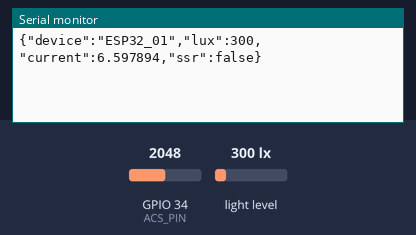
Recording of a sketch running on a simulated ESP32. Shown: the last lines printed to the serial monitor. Inputs (shaded band) come from the test bench; at power-on: light level 300 lx, GPIO 34 (ACS_PIN) = 2048 (analog values on the 0–4095 scale).

Above: at 1.7 s.
1.8 s: light level set to 40 lx
At 2.5 s:
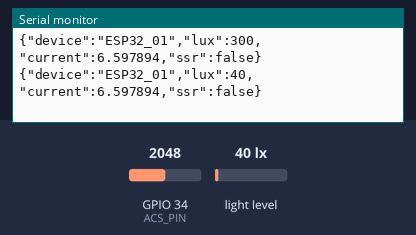
3.3 s: GPIO 34 (ACS_PIN) set to 2866
At 4.6 s:
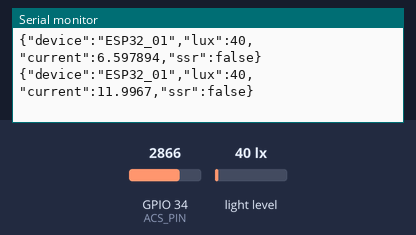
4.8 s: light level set to 500 lx
At 5.9 s:
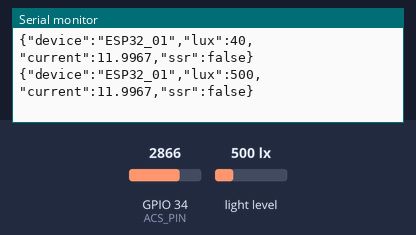
6.3 s: GPIO 34 (ACS_PIN) set to 3603
At 7.5 s:
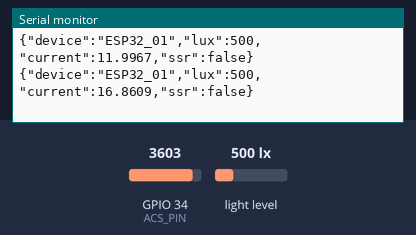
Timing chart, 0 to 8.8 s (numbered marks = the images above; inputs shaded):
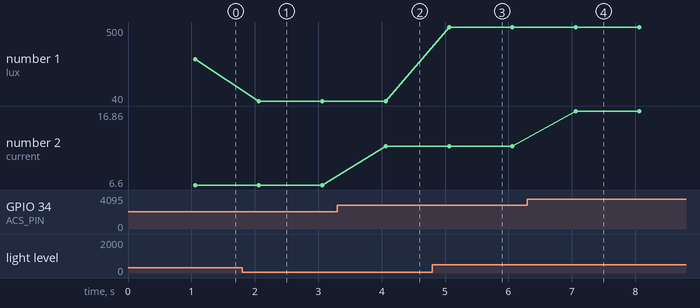

The sketch:

streetlight_esp32.ino
```cpp
/*
  Street Light Monitoring System - ESP32 firmware
  --------------------------------------------------
  Sensors : BH1750 (I2C lux meter), ACS712 5A (analog current sensor)
  Actuator: SSR (solid state relay) controlling the street light supply

  DATA OUT (Serial, 115200 baud, once per second):
    {"device":"ESP32_01","lux":520.4,"current":0.31,"ssr":true}

  COMMANDS IN (Serial, one JSON object per line):
    {"cmd":"ssr","state":true}     -> turn street light ON
    {"cmd":"ssr","state":false}    -> turn street light OFF

  Library required: ArduinoJson (by Benoit Blanchon) - install via
  Arduino IDE Library Manager or PlatformIO.
*/

#include <Wire.h>
#include <BH1750.h>
#include <ArduinoJson.h>

// ---------- Pin configuration ----------
const int ACS_PIN = 34;      // ACS712 analog output (ADC1 channel, input-only pin)
const int SSR_PIN = 27;      // Digital pin driving the SSR gate/opto input
const int SDA_PIN = 21;
const int SCL_PIN = 22;

// ---------- Device identity ----------
const char *DEVICE_ID = "ESP32_01";

// ---------- ACS712 calibration ----------
// 5A module sensitivity is ~185 mV per amp.
// ACS_ZERO_VOLTAGE is the sensor's OUTPUT voltage, AT THE ESP32 PIN, with
// NO current flowing. Measure this yourself with the lamp off (SSR off)
// right after power-up and update the constant below - do not assume 1.65V.
// If you use a voltage divider to bring the ACS712's 0-5V swing into the
// ESP32's 0-3.3V ADC range, DIVIDER_RATIO = R2 / (R1 + R2) of that divider.
// With no divider (only safe if your ACS712 board itself outputs 0-3.3V),
// leave DIVIDER_RATIO at 1.0.
const float ACS_SENSITIVITY_V_PER_A = 0.185;
const float ACS_ZERO_VOLTAGE        = 1.28;   // TODO: calibrate with no load
const float DIVIDER_RATIO           = 0.66;   // TODO: set to your divider's ratio
const int   ADC_SAMPLES             = 100;    // averaged per reading, matches original sketch

BH1750 lightmeter;
bool ssrState = false;
unsigned long lastSend = 0;
const unsigned long SEND_INTERVAL_MS = 1000;

StaticJsonDocument<128> outDoc;
StaticJsonDocument<128> inDoc;

void applySsr(bool state) {
  ssrState = state;
  digitalWrite(SSR_PIN, ssrState ? HIGH : LOW);
}

void handleIncomingCommands() {
  while (Serial.available()) {
    String line = Serial.readStringUntil('\n');
    line.trim();
    if (line.length() == 0) continue;

    DeserializationError err = deserializeJson(inDoc, line);
    if (err) continue; // ignore malformed lines

    const char *cmd = inDoc["cmd"] | "";
    if (strcmp(cmd, "ssr") == 0) {
      bool state = inDoc["state"] | false;
      applySsr(state);
    }
  }
}

float readCurrentAmps() {
  long sum = 0;
  for (int i = 0; i < ADC_SAMPLES; i++) {
    sum += analogRead(ACS_PIN);
    delayMicroseconds(500);
  }
  float adc = sum / (float)ADC_SAMPLES;
  float voltageAtPin = (adc / 4095.0) * 3.3;
  float voltageAtSensor = voltageAtPin / DIVIDER_RATIO;
  float current = (voltageAtSensor - ACS_ZERO_VOLTAGE) / ACS_SENSITIVITY_V_PER_A;
  if (current < 0.02 && current > -0.02) current = 0.0; // clamp sensor noise near zero
  return current;
}

void setup() {
  Serial.begin(115200);
  pinMode(SSR_PIN, OUTPUT);
  applySsr(false); // start with the lamp OFF for safety

  Wire.begin(SDA_PIN, SCL_PIN);
  lightmeter.begin();

  analogReadResolution(12); // 0-4095 on ESP32

  delay(500);
}

void loop() {
  handleIncomingCommands();

  unsigned long now = millis();
  if (now - lastSend >= SEND_INTERVAL_MS) {
    lastSend = now;

    float lux = lightmeter.readLightLevel();
    float current = readCurrentAmps();

    outDoc.clear();
    outDoc["device"] = DEVICE_ID;
    outDoc["lux"] = lux;
    outDoc["current"] = current;
    outDoc["ssr"] = ssrState;

    serializeJson(outDoc, Serial);
    Serial.println();
  }
}
```

Measured:
- after the input at 1.8 s, the serial monitor: prints a new line after 0.26 s (image 1)
- after the input at 3.3 s, the serial monitor: prints a new line after 0.76 s (image 2)
- after the input at 4.8 s, the serial monitor: prints a new line after 0.26 s (image 3)
- after the input at 6.3 s, the serial monitor: prints a new line after 0.76 s (image 4)
- plotted number 1: 300 → 40 after the input at 1.8 s, 40 → 500 after the input at 4.8 s
- plotted number 2: 6.6 → 12 after the input at 3.3 s, 12 → 16.86 after the input at 6.3 s
